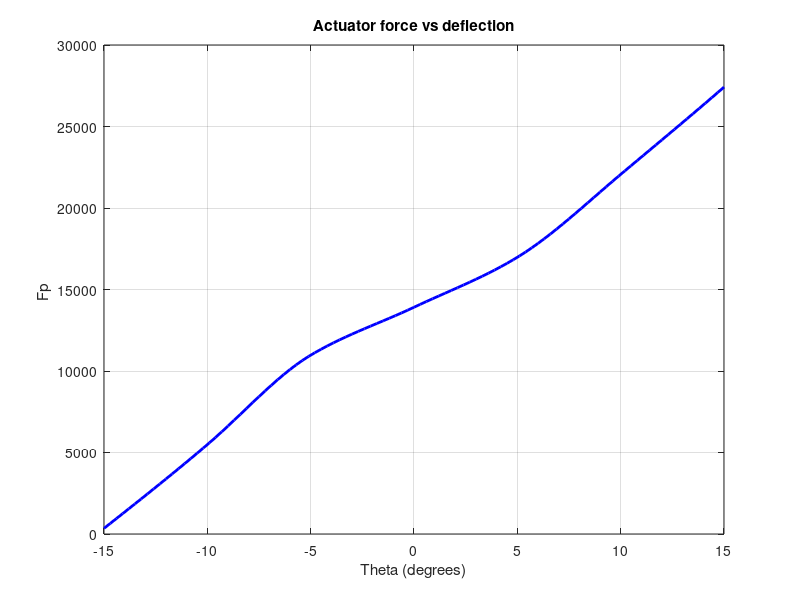

MATLAB code for this plot:
clear;
clc;
close all;

%!!!!!!!!!!!!!!!!! For all this to work smothly I must change the range of
%the theta_deg in the inital geometry.
%Initial data

c=0.4;   % Chord length
v=250; % To be changed based on the values of speed used in Xfoil
S=1.2;
rho=0.38;
b=2.4;


%geometry for the aileron saved data.mat in the geometry code

load("data.mat");

R=r;



%addition of the Aerodynamic coefficients, (to be changed based on the
%format)
delta_data_o=[15; 10; 5; 0; -5; -10; -15];
Cl_d_o=[1.84540; 1.49730; 1.04370;0.72330;0.38710;-0.29530;-0.81570];
Cm_d_o=[-0.20800;-0.16400;-0.09470;-0.04160;0.01490;0.13030;0.20750];

%To flip the data
delta_data=flipud(delta_data_o);
Cl_d=flipud(Cl_d_o);
Cm_d=flipud(Cm_d_o);

% To extrapolate Cl and Cm values since they dont match the values from the
% initail geometry with 101 values in array
Cl=interp1(delta_data,Cl_d,theta_deg,"pchip","extrap");
Cm=interp1(delta_data,Cm_d,theta_deg,"pchip","extrap");

%preallocating space for top and bottom variables
top=zeros(size(Cm));
bottom=zeros(size(Cm));

%Now the numerator of the fp function

for i=1:length(theta_deg)

top(i)= rho*v^2*S*((c*Cm(i))+(0.25*c*Cl(i)));
bottom(i)= 2*r*sqrt(1-((R^2+P(i)^2-D^2)/(2*R*P(i)))^2);

end

Fp=top./bottom;

%To plot the graphs

plot    (theta_deg,Fp,'b-','LineWidth',2);
xlabel('Theta (degrees)');
ylabel('Fp ');
title('Actuator force vs deflection');
grid on;
